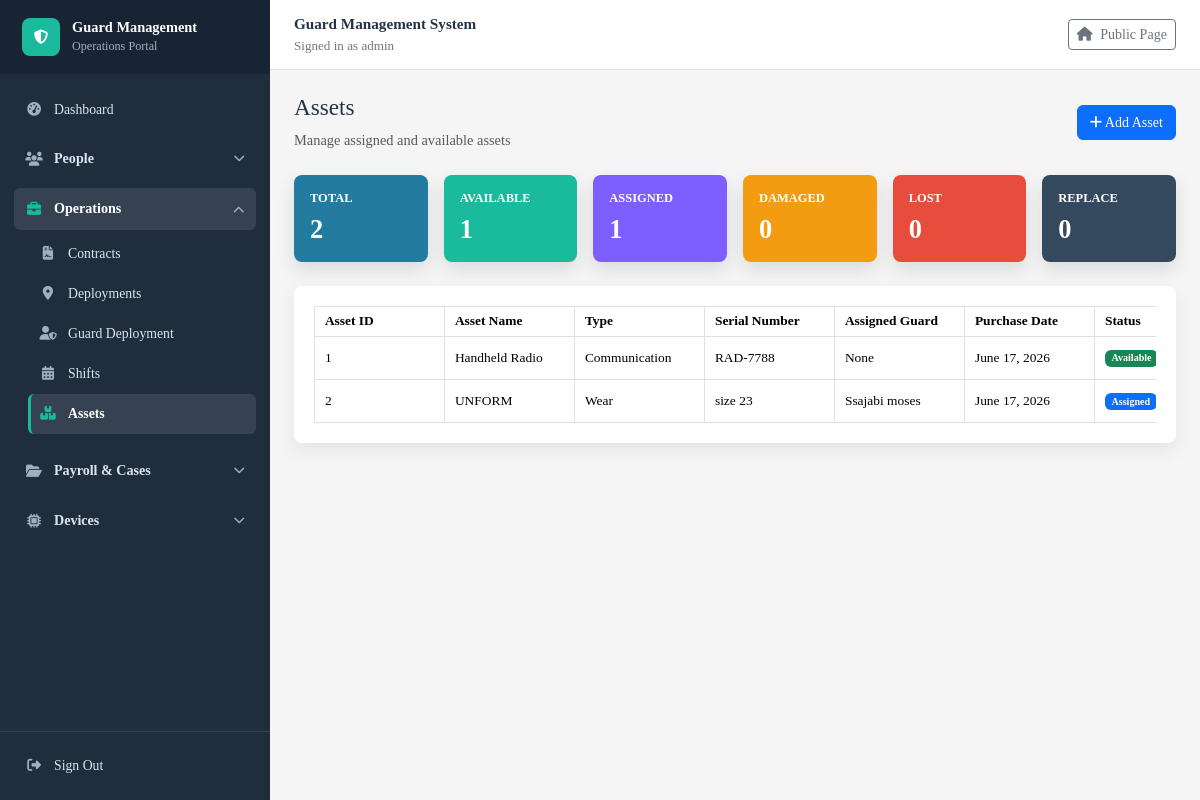
/assets/ (signed in), run on the app's committed database.
### guardmanagementsystem/models.py (models this page shows, shortened)
class Asset(models.Model):
    STATUS_CHOICES = [
        ('Assigned', 'Assigned'),
        ('Available', 'Available'),
        ('Damaged', 'Damaged'),
        ('Lost', 'Lost'),
        ('Returned', 'Returned'),
    ]
    asset_id = models.AutoField(primary_key=True)
    guard = models.ForeignKey(Guard,on_delete=models.SET_NULL,
 null=True,
        blank=True,
        related_name='assets'
    )
    asset_name = models.CharField(max_length=100)
    asset_type = models.CharField(max_length=100)
    serial_number = models.CharField(max_length=100, unique=True)
    purchase_date = models.DateField()
    status = models.CharField(max_length=20, choices=STATUS_CHOICES, default='Available')

class Guard(models.Model):
    STATUS_CHOICES = [
        ('Active', 'Active'),
        ('Inactive', 'Inactive'),
        ('Suspended', 'Suspended'),
        ('Terminated', 'Terminated'),
        ('Dismissed', 'Dismissed'),
        ('Resigned', 'Resigned'),
    ]
    guard_id = models.AutoField(primary_key=True)
    user = models.OneToOneField(settings.AUTH_USER_MODEL, on_delete=models.SET_NULL, null=True, blank=True, related_name='guard_profile')
    rfid_card = models.OneToOneField(RFIDCard, on_delete=models.SET_NULL, null=True, blank=True, related_name='guard')
    guard_number = models.CharField(max_length=20, unique=True, null=True, blank=True, editable=False)
    full_name = models.CharField(max_length=100)
    date_of_birth = models.DateField()
    phone = models.CharField(max_length=20)
    email = models.EmailField(unique=True)
    address = models.TextField()
    date_of_joining = models.DateField(auto_now= True)
    status = models.CharField(max_length=20, choices=STATUS_CHOICES, default='Active')
    daily_rate = models.DecimalField(max_digits=12, decimal_places=2, default=7000)
    def __str__(self):
        return self.full_name

### guardmanagementsystem/views.py (the view)
# urls.py: path("assets/", views.asset_list, name="asset_list"),
@login_required
def asset_list(request):
    assets = Asset.objects.select_related("guard").prefetch_related("assignment_history").all()
    asset_status_counts = dict(
        assets.values("status").annotate(total=Count("asset_id")).values_list("status", "total")
    )
    total_assets = assets.count()
    issued_assets = asset_status_counts.get("Assigned", 0)
    available_assets = asset_status_counts.get("Available", 0)
    damaged_assets = asset_status_counts.get("Damaged", 0)
    lost_assets = asset_status_counts.get("Lost", 0)
    returned_assets = asset_status_counts.get("Returned", 0)
    refill_required = damaged_assets + lost_assets
    return render(request, "guardmanagementsystem/asset_list.html", {
        "assets": assets,
        "total_assets": total_assets,
        "issued_assets": issued_assets,
        "available_assets": available_assets,
        "damaged_assets": damaged_assets,
        "lost_assets": lost_assets,
        "returned_assets": returned_assets,
        "refill_required": refill_required,
    })

### guardmanagementsystem/templates/guardmanagementsystem/asset_list.html (shortened to what this page needs)
{% extends "guardmanagementsystem/base.html" %}
{% block content %}
<div class="d-flex justify-content-between align-items-center mb-4">
    <div>
        <h2>Assets</h2>
        <p class="text-muted mb-0">Manage assigned and available assets</p>
    </div>
    <a href="{% url 'asset_add' %}" class="btn btn-primary">
        <i class="fa fa-plus"></i> Add Asset
    </a>
</div>
<div class="row g-3 mb-4">
    <div class="col-md-2">
        <div class="dashboard-card card-blue p-3">
            <h6>Total</h6>
            <h2>{{ total_assets }}</h2>
        </div>
    </div>
    <div class="col-md-2">
        <div class="dashboard-card card-green p-3">
            <h6>Available</h6>
            <h2>{{ available_assets }}</h2>
        </div>
    </div>
    <div class="col-md-2">
        <div class="dashboard-card card-purple p-3">
            <h6>Assigned</h6>
            <h2>{{ issued_assets }}</h2>
        </div>
    </div>
    <div class="col-md-2">
        <div class="dashboard-card card-orange p-3">
            <h6>Damaged</h6>
            <h2>{{ damaged_assets }}</h2>
        </div>
    </div>
    <div class="col-md-2">
        <div class="dashboard-card card-red p-3">
            <h6>Lost</h6>
            <h2>{{ lost_assets }}</h2>
        </div>
    </div>
    <div class="col-md-2">
        <div class="dashboard-card card-dark p-3">
            <h6>Replace</h6>
            <h2>{{ refill_required }}</h2>
        </div>
    </div>
</div>
<div class="table-card">
    <div class="table-responsive">
        <table class="table table-hover table-bordered align-middle mb-0 export-table" data-export-title="Assets">
            <thead>
                <tr>
                    <th>Asset ID</th>
                    <th>Asset Name</th>
                    <th>Type</th>
                    <th>Serial Number</th>
                    <th>Assigned Guard</th>
                    <th>Purchase Date</th>
                    <th>Status</th>
                </tr>
            </thead>
            <tbody>
                {% for asset in assets %}
                    <tr>
                        <td>{{ asset.asset_id }}</td>
                        <td>{{ asset.asset_name }}</td>
                        <td>{{ asset.asset_type }}</td>
                        <td>{{ asset.serial_number }}</td>
                        <td>{{ asset.guard }}</td>
                        <td>{{ asset.purchase_date }}</td>
                        <td>
                            {% if asset.status == "Available" %}
                                <span class="badge bg-success">{{ asset.status }}</span>
                            {% elif asset.status == "Assigned" %}
                                <span class="badge bg-primary">{{ asset.status }}</span>
                            {% elif asset.status == "Returned" %}
                                <span class="badge bg-secondary">{{ asset.status }}</span>
                            {% elif asset.status == "Damaged" %}
                                <span class="badge bg-warning text-dark">{{ asset.status }}</span>
                            {% elif asset.status == "Lost" %}
                                <span class="badge bg-danger">{{ asset.status }}</span>
                            {% else %}
                                <span class="badge bg-light text-dark">{{ asset.status }}</span>
                            {% endif %}
                        </td>
                    </tr>
                {% empty %}
                    <tr>
                        <td colspan="9" class="text-center text-muted py-4">No assets found.</td>
                    </tr>
                {% endfor %}
            </tbody>
        </table>
    </div>
</div>
{% endblock %}

### guardmanagementsystem/templates/guardmanagementsystem/base.html (shortened to what this page needs)
<!doctype html>
<html lang="en">
<head>
    <link href="https://cdn.jsdelivr.net/npm/bootstrap@5.3.3/dist/css/bootstrap.min.css" rel="stylesheet">
    <link href="https://cdnjs.cloudflare.com/ajax/libs/font-awesome/6.5.2/css/all.min.css" rel="stylesheet">
</head>
<body>
    {% with current_url=request.resolver_match.url_name %}
    <div class="app-layout">
        <aside class="sidebar">
            <div class="d-flex align-items-center justify-content-between">
                <a class="sidebar-brand flex-grow-1" href="{% if nav_permissions.can_dashboard %}{% url 'dashboard' %}{% else %}{% url 'iot_swipe_attendance' %}{% endif %}">
                    <span class="brand-mark"><i class="fa fa-shield-halved"></i></span>
                    <span>
                        <span class="brand-title">Guard Management</span>
                        <span class="brand-subtitle">Operations Portal</span>
                    </span>
                </a>
            </div>
            <nav id="sidebarNav" class="sidebar-nav collapse d-lg-block">
                {% if nav_permissions.can_dashboard %}
                    <a class="sidebar-link {% if current_url == 'dashboard' %}active{% endif %}" href="{% url 'dashboard' %}">
                        <i class="fa fa-gauge-high"></i> Dashboard
                    </a>
                {% endif %}
                {% if nav_permissions.can_people %}
                <div class="sidebar-module">
                    <button class="module-toggle" type="button" data-bs-toggle="collapse" data-bs-target="#peopleModule" aria-controls="peopleModule" aria-expanded="{% if current_url in 'user_list user_add user_edit user_delete guard_list guard_add guard_edit guard_delete client_list client_add client_edit client_delete' %}true{% else %}false{% endif %}">
                        <span class="module-title"><i class="fa fa-users"></i> People</span>
                        <i class="fa fa-chevron-down module-chevron"></i>
                    </button>
                </div>
                {% endif %}
                {% if nav_permissions.can_operations %}
                <div class="sidebar-module">
                    <button class="module-toggle" type="button" data-bs-toggle="collapse" data-bs-target="#operationsModule" aria-controls="operationsModule" aria-expanded="{% if current_url in 'contract_list contract_add contract_edit contract_delete deployment_list deployment_add deployment_edit deployment_delete deployment_guard_list deployment_guard_add deployment_guard_edit deployment_guard_delete program_guard shift_list shift_add shift_edit shift_delete shift_import schedule_csv_template asset_list asset_add asset_edit asset_delete' %}true{% else %}false{% endif %}">
                        <span class="module-title"><i class="fa fa-briefcase"></i> Operations</span>
                        <i class="fa fa-chevron-down module-chevron"></i>
                    </button>
                    <div id="operationsModule" class="collapse {% if current_url in 'contract_list contract_add contract_edit contract_delete deployment_list deployment_add deployment_edit deployment_delete deployment_guard_list deployment_guard_add deployment_guard_edit deployment_guard_delete program_guard shift_list shift_add shift_edit shift_delete shift_import schedule_csv_template asset_list asset_add asset_edit asset_delete' %}show{% endif %}">
                        <div class="module-menu">
                            <a class="sidebar-link {% if current_url in 'contract_list contract_add contract_edit contract_delete' %}active{% endif %}" href="{% url 'contract_list' %}">
                                <i class="fa fa-file-contract"></i> Contracts
                            </a>
                            <a class="sidebar-link {% if current_url in 'deployment_list deployment_add deployment_edit deployment_delete program_guard' %}active{% endif %}" href="{% url 'deployment_list' %}">
                                <i class="fa fa-location-dot"></i> Deployments
                            </a>
                            <a class="sidebar-link {% if current_url in 'deployment_guard_list deployment_guard_add deployment_guard_edit deployment_guard_delete' %}active{% endif %}" href="{% url 'deployment_guard_list' %}">
                                <i class="fa fa-user-shield"></i> Guard Deployment
                            </a>
                            <a class="sidebar-link {% if current_url in 'shift_list shift_add shift_edit shift_delete shift_import schedule_csv_template' %}active{% endif %}" href="{% url 'shift_list' %}">
                                <i class="fa fa-calendar-days"></i> Shifts
                            </a>
                            <a class="sidebar-link {% if current_url in 'asset_list asset_add asset_edit asset_delete' %}active{% endif %}" href="{% url 'asset_list' %}">
                                <i class="fa fa-boxes-stacked"></i> Assets
                            </a>
                        </div>
                    </div>
                </div>
                {% endif %}
                {% if nav_permissions.can_payroll_cases %}
                <div class="sidebar-module">
                    <button class="module-toggle" type="button" data-bs-toggle="collapse" data-bs-target="#payrollCasesModule" aria-controls="payrollCasesModule" aria-expanded="{% if current_url in 'salary_list salary_add salary_edit salary_delete salary_payslip_general salary_payslip_individual incident_list incident_add incident_edit incident_delete incident_pdf_report' %}true{% else %}false{% endif %}">
                        <span class="module-title"><i class="fa fa-folder-open"></i> Payroll & Cases</span>
                        <i class="fa fa-chevron-down module-chevron"></i>
                    </button>
                </div>
                {% endif %}
                {% if nav_permissions.can_reports_devices %}
                <div class="sidebar-module">
                    <button class="module-toggle" type="button" data-bs-toggle="collapse" data-bs-target="#reportsDevicesModule" aria-controls="reportsDevicesModule" aria-expanded="{% if current_url in 'rfid_card_list rfid_card_add rfid_card_edit rfid_card_delete iot_device_list iot_device_add iot_device_edit iot_device_delete iot_swipe_attendance audit_log_list' %}true{% else %}false{% endif %}">
                        <span class="module-title"><i class="fa fa-microchip"></i> Devices</span>
                        <i class="fa fa-chevron-down module-chevron"></i>
                    </button>
                </div>
                {% endif %}
            </nav>
            <div class="sidebar-footer">
                {% if request.user.is_authenticated %}
                    <a class="sidebar-link" href="{% url 'signout' %}">
                        <i class="fa fa-right-from-bracket"></i> Sign Out
                    </a>
                {% else %}
                    <a class="sidebar-link" href="{% url 'signin' %}">
                        <i class="fa fa-right-to-bracket"></i> Sign In
                    </a>
                {% endif %}
            </div>
        </aside>
        <div class="main-panel">
            <header class="topbar">
                <div>
                    <p class="topbar-title">Guard Management System</p>
                    <div class="topbar-user">
                        {% if request.user.is_authenticated %}
                            Signed in as {{ request.user.username }}
                        {% else %}
                            Staff portal
                        {% endif %}
                    </div>
                </div>
                <a class="btn btn-sm btn-outline-secondary" href="{% url 'welcome' %}">
                    <i class="fa fa-house me-1"></i> Public Page
                </a>
            </header>
            <main class="container-fluid page-shell content-area">
                {% block content %}{% endblock %}
            </main>
        </div>
    </div>
    {% endwith %}
</body>
</html>

### data on the page
Asset: asset_id "1", asset_name "Handheld Radio", asset_type "Communication", serial_number "RAD-7788", guard "None", purchase_date "June 17, 2026", status "Available"
Asset: asset_id "2", asset_name "UNFORM", asset_type "Wear", serial_number "size 23", guard "Ssajabi moses", purchase_date "June 17, 2026", status "Assigned"

### other printed values
{{ request.user.username }} "admin"
{{ total_assets }} "2"
{{ available_assets }} "1"
{{ issued_assets }} "1"
{{ damaged_assets }} "0"
{{ lost_assets }} "0"
{{ refill_required }} "0"
